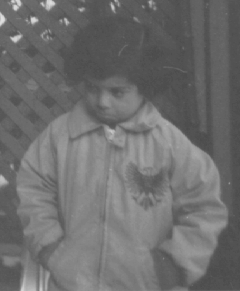
%> input picture Sem-7/IP/pout.tif, 240 x 291 px
$ octave l5_1.m   (GNU Octave 9; MATLAB toolbox functions it lacks are replaced by stand-ins)
%> lines starting %> are read from the running program, lines starting %| are printed output that depends on the picture
##Q1
A = imread('pout.tif');
%> A is the input picture: size 291x240 uint8; min 74, max 224, mean 110.3
for i=0:1:7
B = A/(2^i);
  subplot(3,3,i+1);
  imshow(B,[]);
end
%> this loop made 8 passes
%> pass 2, `B = A/(2^i);`:
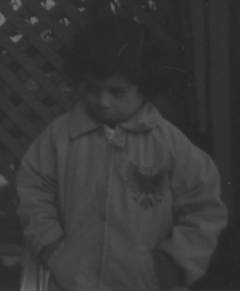
%> B: size 291x240 uint8; min 37, max 112, mean 55.4
%> pass 3, `B = A/(2^i);`:
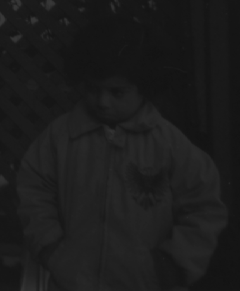
%> B: size 291x240 uint8; min 19, max 56, mean 27.7
%> after the loop:
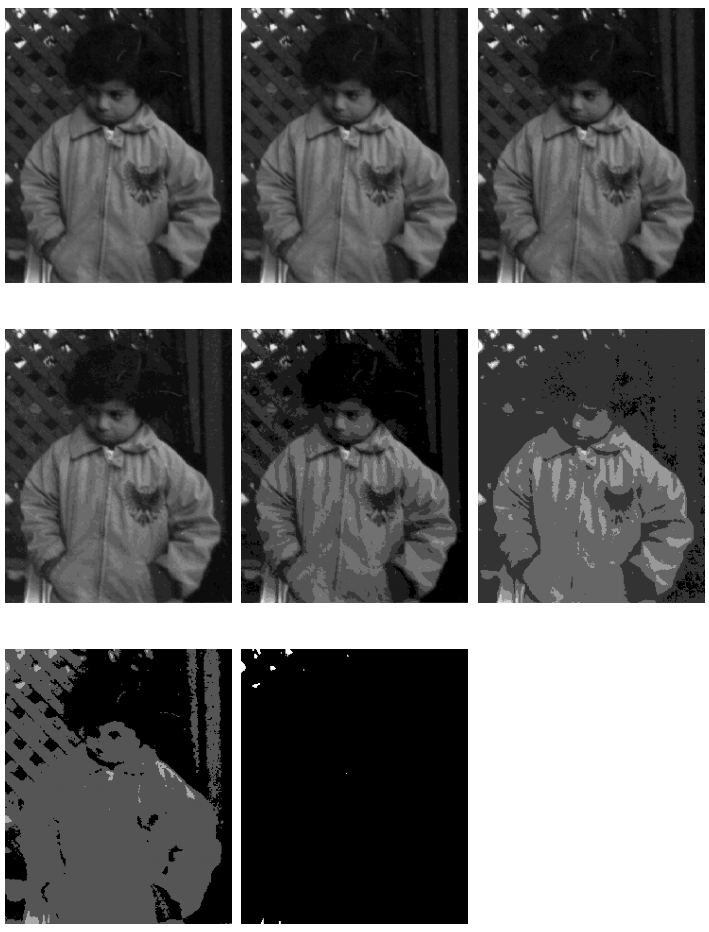
%> figure redrawn from the program's plot data, 8 panels

$ run again, with Sem-7/IP/ex_contrast.tif copied over Sem-7/IP/pout.tif
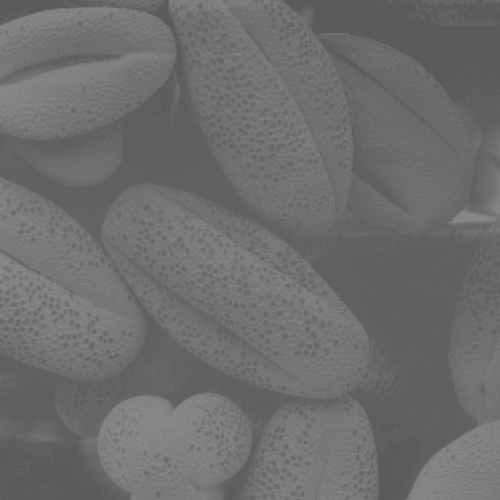
%> input picture Sem-7/IP/ex_contrast.tif, 500 x 500 px
%> A is the input picture: size 500x500 uint8; min 91, max 138, mean 109.1
%> the loop `for i=0:1:7` made 8 passes
%> pass 2, `B = A/(2^i);`:
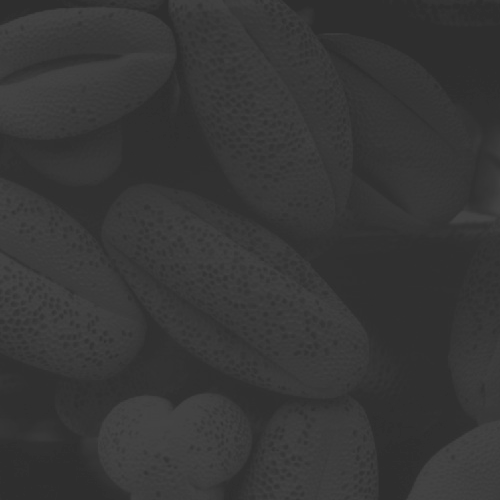
%> B: size 500x500 uint8; min 46, max 69, mean 54.8
%> pass 3, `B = A/(2^i);`:
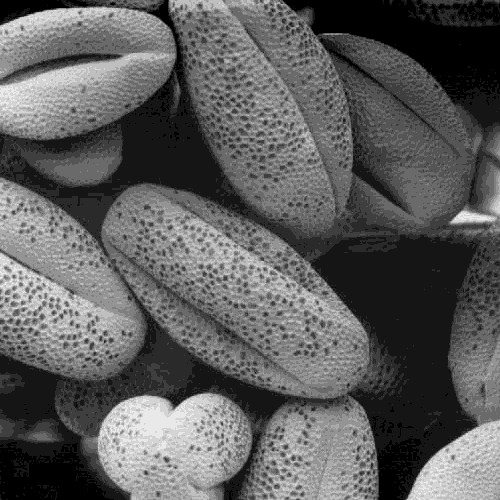
%> B: size 500x500 uint8; min 23, max 35, mean 27.4; drawn with min black and max white
